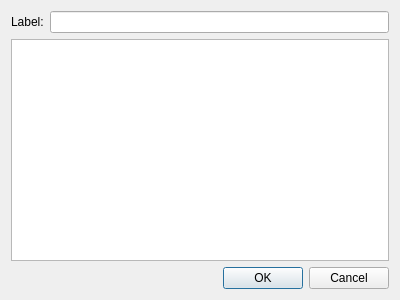
<?xml version="1.0" encoding="UTF-8"?>
<ui version="4.0">
 <class>LabelDialog</class>
 <widget class="QDialog" name="LabelDialog">
  <property name="geometry">
   <rect>
    <x>0</x>
    <y>0</y>
    <width>400</width>
    <height>300</height>
   </rect>
  </property>
  <property name="windowTitle">
   <string>Choose the  Label</string>
  </property>
  <layout class="QVBoxLayout" name="verticalLayout">
   <item>
    <layout class="QHBoxLayout" name="horizontalLayout">
     <item>
      <widget class="QLabel" name="label">
       <property name="text">
        <string>Label:</string>
       </property>
      </widget>
     </item>
     <item>
      <widget class="LabelLineEdit" name="lineEdit"/>
     </item>
    </layout>
   </item>
   <item>
    <widget class="QListWidget" name="listWidget"/>
   </item>
   <item>
    <widget class="QDialogButtonBox" name="buttonBox">
     <property name="orientation">
      <enum>Qt::Horizontal</enum>
     </property>
     <property name="standardButtons">
      <set>QDialogButtonBox::Cancel|QDialogButtonBox::Ok</set>
     </property>
    </widget>
   </item>
  </layout>
 </widget>
 <customwidgets>
  <customwidget>
   <class>LabelLineEdit</class>
   <extends>QLineEdit</extends>
   <header location="global">labellineedit.h</header>
  </customwidget>
 </customwidgets>
 <resources/>
 <connections>
  <connection>
   <sender>buttonBox</sender>
   <signal>accepted()</signal>
   <receiver>LabelDialog</receiver>
   <slot>accept()</slot>
   <hints>
    <hint type="sourcelabel">
     <x>248</x>
     <y>254</y>
    </hint>
    <hint type="destinationlabel">
     <x>157</x>
     <y>274</y>
    </hint>
   </hints>
  </connection>
  <connection>
   <sender>buttonBox</sender>
   <signal>rejected()</signal>
   <receiver>LabelDialog</receiver>
   <slot>reject()</slot>
   <hints>
    <hint type="sourcelabel">
     <x>316</x>
     <y>260</y>
    </hint>
    <hint type="destinationlabel">
     <x>286</x>
     <y>274</y>
    </hint>
   </hints>
  </connection>
 </connections>
</ui>
